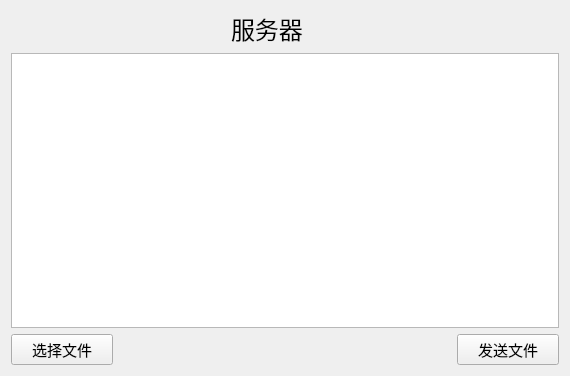
<?xml version="1.0" encoding="UTF-8"?>
<ui version="4.0">
 <class>Widget</class>
 <widget class="QWidget" name="Widget">
  <property name="geometry">
   <rect>
    <x>0</x>
    <y>0</y>
    <width>570</width>
    <height>376</height>
   </rect>
  </property>
  <property name="windowTitle">
   <string>Widget</string>
  </property>
  <layout class="QGridLayout" name="gridLayout">
   <item row="0" column="0" colspan="2">
    <spacer name="horizontalSpacer">
     <property name="orientation">
      <enum>Qt::Horizontal</enum>
     </property>
     <property name="sizeHint" stdset="0">
      <size>
       <width>212</width>
       <height>28</height>
      </size>
     </property>
    </spacer>
   </item>
   <item row="0" column="2">
    <widget class="QLabel" name="label">
     <property name="font">
      <font>
       <family>楷体</family>
       <pointsize>18</pointsize>
      </font>
     </property>
     <property name="text">
      <string>服务器</string>
     </property>
    </widget>
   </item>
   <item row="0" column="3" colspan="2">
    <spacer name="horizontalSpacer_2">
     <property name="orientation">
      <enum>Qt::Horizontal</enum>
     </property>
     <property name="sizeHint" stdset="0">
      <size>
       <width>212</width>
       <height>28</height>
      </size>
     </property>
    </spacer>
   </item>
   <item row="1" column="0" colspan="5">
    <widget class="QTextEdit" name="textEdit"/>
   </item>
   <item row="2" column="0">
    <widget class="QPushButton" name="pushButton_choose">
     <property name="minimumSize">
      <size>
       <width>100</width>
       <height>30</height>
      </size>
     </property>
     <property name="font">
      <font>
       <family>宋体</family>
       <pointsize>11</pointsize>
      </font>
     </property>
     <property name="text">
      <string>选择文件</string>
     </property>
    </widget>
   </item>
   <item row="2" column="1" colspan="3">
    <spacer name="horizontalSpacer_3">
     <property name="orientation">
      <enum>Qt::Horizontal</enum>
     </property>
     <property name="sizeHint" stdset="0">
      <size>
       <width>337</width>
       <height>28</height>
      </size>
     </property>
    </spacer>
   </item>
   <item row="2" column="4">
    <widget class="QPushButton" name="pushButton_send">
     <property name="minimumSize">
      <size>
       <width>100</width>
       <height>30</height>
      </size>
     </property>
     <property name="font">
      <font>
       <family>宋体</family>
       <pointsize>11</pointsize>
      </font>
     </property>
     <property name="text">
      <string>发送文件</string>
     </property>
    </widget>
   </item>
  </layout>
 </widget>
 <layoutdefault spacing="6" margin="11"/>
 <resources/>
 <connections/>
</ui>
